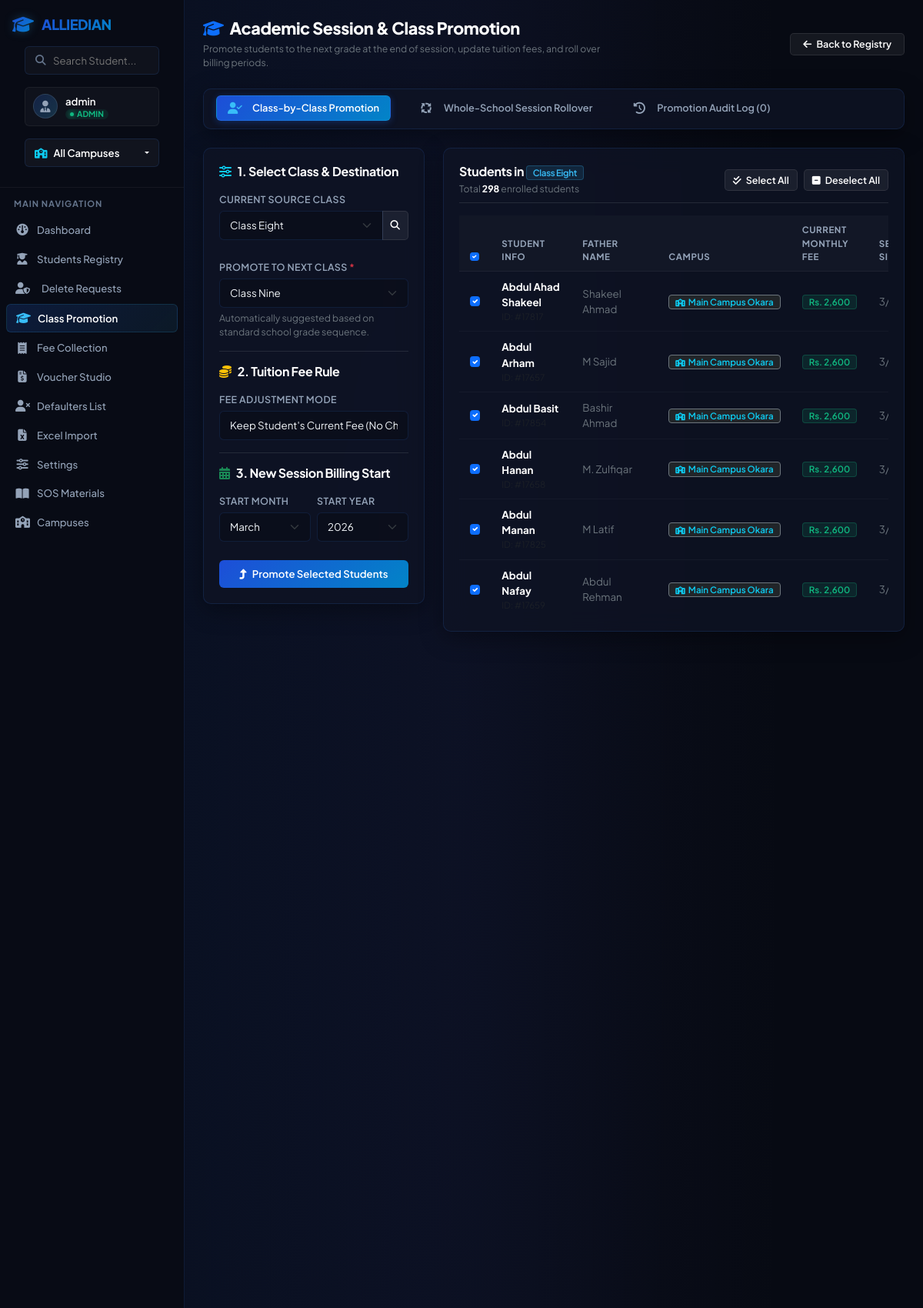
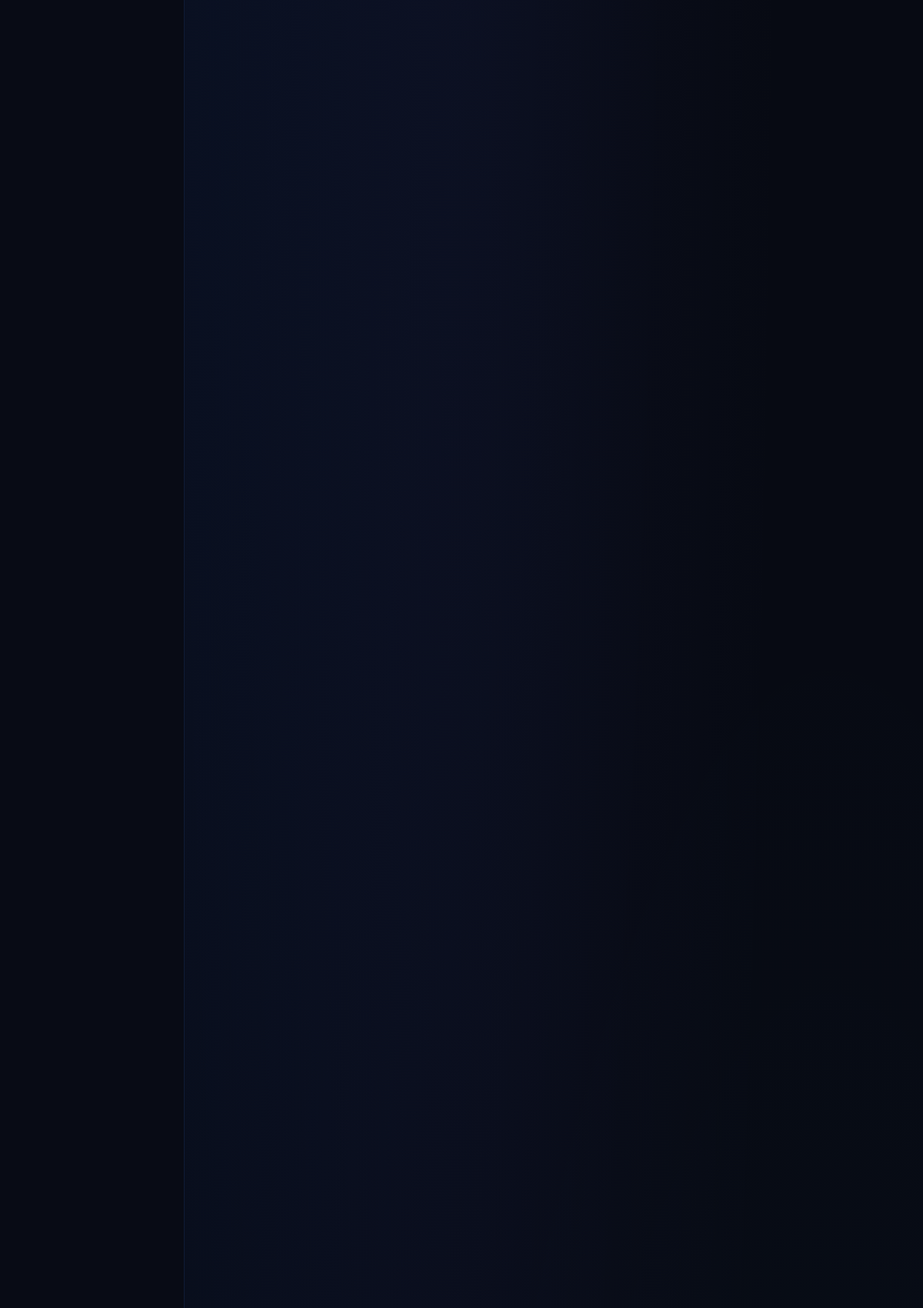
Screenshot of /students/promotion (signed in, upper part) with the database file from the repository (2 pictures, top to bottom).
### tables this page shows
CREATE TABLE students (
            id INTEGER PRIMARY KEY AUTOINCREMENT,
            name TEXT NOT NULL,
            father_name TEXT,
            class TEXT NOT NULL,
            monthly_fee REAL NOT NULL,
            start_month INTEGER DEFAULT 3,
            start_year INTEGER DEFAULT 2026
        , campus_id INTEGER REFERENCES campuses(id), annual_charges REAL DEFAULT 0, phone_number TEXT, opening_arrears REAL DEFAULT 0, status TEXT DEFAULT 'active');

CREATE TABLE campuses (
            id INTEGER PRIMARY KEY AUTOINCREMENT,
            name TEXT NOT NULL,
            code TEXT UNIQUE NOT NULL
        );

### app.py (the view, shortened to what this page needs)
@app.route('/students/promotion', methods=['GET', 'POST'])
@login_required
def students_promotion():
    active_campus_id = get_active_campus_id()
    conn = get_db_connection()
    conn.execute('''
        CREATE TABLE IF NOT EXISTS promotion_history (
            id INTEGER PRIMARY KEY AUTOINCREMENT,
            student_id INTEGER NOT NULL,
            student_name TEXT NOT NULL,
            from_class TEXT NOT NULL,
            to_class TEXT NOT NULL,
            previous_fee REAL NOT NULL,
            new_fee REAL NOT NULL,
            new_start_month INTEGER NOT NULL,
            new_start_year INTEGER NOT NULL,
            promoted_by_user TEXT NOT NULL,
            promoted_at TEXT NOT NULL,
            campus_id INTEGER REFERENCES campuses(id)
        )
    ''')
    db_classes_query = "SELECT DISTINCT class FROM students"
    db_classes_params = []
    if active_campus_id:
        db_classes_query += " WHERE campus_id = ?"
        db_classes_params = [active_campus_id]
    db_classes_query += " ORDER BY class"
    db_classes_rows = conn.execute(db_classes_query, db_classes_params).fetchall()
    existing_classes = [r['class'] for r in db_classes_rows if r['class']]
    all_classes = list(dict.fromkeys(STANDARD_CLASSES + existing_classes))
    source_class = request.args.get('source_class', '').strip()
    if not source_class and existing_classes:
        source_class = existing_classes[0]
    elif not source_class and all_classes:
        source_class = all_classes[0]
    suggested_target_class = CLASS_PROMOTION_MAP.get(source_class, 'One')
    students_in_class = []
    if source_class:
        s_query = "SELECT s.*, c.name as campus_name FROM students s LEFT JOIN campuses c ON s.campus_id = c.id WHERE s.class = ?"
        s_params = [source_class]
        if active_campus_id:
            s_query += " AND s.campus_id = ?"
            s_params.append(active_campus_id)
        s_query += " ORDER BY s.name"
        students_in_class = conn.execute(s_query, s_params).fetchall()
    h_query = "SELECT h.*, c.name as campus_name FROM promotion_history h LEFT JOIN campuses c ON h.campus_id = c.id"
    h_params = []
    if session.get('role') != 'admin':
        h_query += " WHERE h.campus_id = ?"
        h_params.append(session.get('campus_id'))
    elif active_campus_id:
        h_query += " WHERE h.campus_id = ?"
        h_params.append(active_campus_id)
    h_query += " ORDER BY h.id DESC LIMIT 40"
    promotion_history = conn.execute(h_query, h_params).fetchall()
    conn.close()
    current_year = datetime.now().year
    return render_template('promotion.html',
                           classes=all_classes,
                           source_class=source_class,
                           suggested_target_class=suggested_target_class,
                           students=students_in_class,
                           promotion_history=promotion_history,
                           months=MONTH_NUM_TO_NAME,
                           current_year=current_year,
                           class_map=CLASS_PROMOTION_MAP)

### app.py (called while the page is built)
def get_active_campus_id():
    if session.get('role') == 'admin':
        return session.get('selected_campus_id') # Can be None for "All Campuses"
    return session.get('campus_id')

def login_required(f):
    from functools import wraps
    @wraps(f)
    def decorated_function(*args, **kwargs):
        if 'logged_in' not in session:
            return redirect(url_for('login'))
        return f(*args, **kwargs)
    return decorated_function

### db.py (called while the page is built)
def get_database_url():
    url = os.environ.get('DATABASE_URL')
    if url:
        url = url.strip().strip("'\"")
        if url.startswith('postgres://'):
            url = url.replace('postgres://', 'postgresql://', 1)
    return url

def get_db_connection():
    db_url = get_database_url()
    if db_url:
        import psycopg2
        conn = psycopg2.connect(db_url)
        return PgConnectionWrapper(conn)
    else:
        conn = sqlite3.connect(SQLITE_DB_PATH)
        conn.row_factory = sqlite3.Row
        conn.execute("PRAGMA foreign_keys = ON")
        return conn

### templates/promotion.html (shortened to what this page needs)
{% extends 'base.html' %}
{% block content %}
<div class="row align-items-center mb-4">
    <div class="col-md-7">
        <h1 class="page-title mb-1"><i class="fa-solid fa-graduation-cap text-primary me-2"></i>Academic Session & Class Promotion</h1>
        <p class="text-secondary small mb-0">Promote students to the next grade at the end of session, update tuition fees, and roll over billing periods.</p>
    </div>
    <div class="col-md-5 text-md-end mt-3 mt-md-0">
        <a href="{{ url_for('students_view') }}" class="btn btn-secondary btn-sm px-3">
            <i class="fa-solid fa-arrow-left me-1"></i> Back to Registry
        </a>
    </div>
</div>
<div class="glass-panel mb-4 p-2">
    <ul class="nav nav-pills custom-nav-pills" id="promotionTabs" role="tablist">
        <li class="nav-item" role="presentation">
            <button class="nav-link active" id="class-wise-tab" data-bs-toggle="pill" data-bs-target="#class-wise-pane" type="button" role="tab">
                <i class="fa-solid fa-user-check me-1"></i> Class-by-Class Promotion
            </button>
        </li>
        <li class="nav-item" role="presentation">
            <button class="nav-link" id="batch-tab" data-bs-toggle="pill" data-bs-target="#batch-pane" type="button" role="tab">
                <i class="fa-solid fa-arrows-spin me-1"></i> Whole-School Session Rollover
            </button>
        </li>
        <li class="nav-item" role="presentation">
            <button class="nav-link" id="history-tab" data-bs-toggle="pill" data-bs-target="#history-pane" type="button" role="tab">
                <i class="fa-solid fa-clock-rotate-left me-1"></i> Promotion Audit Log ({{ promotion_history|length }})
            </button>
        </li>
    </ul>
</div>
<div class="tab-content" id="promotionTabsContent">
    <div class="tab-pane fade show active" id="class-wise-pane" role="tabpanel">
        <div class="row g-4">
            <div class="col-lg-4">
                <div class="glass-panel mb-4">
                    <h5 class="text-white mb-3 fs-6 fw-bold"><i class="fa-solid fa-sliders text-info me-2"></i>1. Select Class & Destination</h5>
                    <form method="GET" action="{{ url_for('students_promotion') }}" class="mb-4">
                        <label class="form-label">Current Source Class</label>
                        <div class="input-group">
                            <select class="form-select" name="source_class" onchange="this.form.submit()">
                                {% for c in classes %}
                                <option value="{{ c }}" {% if source_class == c %}selected{% endif %}>Class {{ c }}</option>
                                {% endfor %}
                            </select>
                            <button type="submit" class="btn btn-secondary btn-sm"><i class="fa-solid fa-magnifying-glass"></i></button>
                        </div>
                    </form>
                    <form method="POST" action="{{ url_for('students_promotion') }}" id="promoteForm">
                        <div class="mb-3">
                            <label for="target_class" class="form-label">Promote To Next Class <span class="text-danger">*</span></label>
                            <select class="form-select" id="target_class" name="target_class" required>
                                {% for c in classes %}
                                <option value="{{ c }}" {% if suggested_target_class == c %}selected{% endif %}>Class {{ c }}</option>
                                {% endfor %}
                            </select>
                            <div class="form-text text-secondary small">Automatically suggested based on standard school grade sequence.</div>
                        </div>
                        <hr class="border-secondary opacity-25 my-3">
                        <h5 class="text-white mb-3 fs-6 fw-bold"><i class="fa-solid fa-coins text-warning me-2"></i>2. Tuition Fee Rule</h5>
                        <div class="mb-3">
                            <label class="form-label">Fee Adjustment Mode</label>
                            <select class="form-select" id="fee_mode" name="fee_mode" onchange="handleFeeModeChange()">
                                <option value="keep" selected>Keep Student's Current Fee (No Change)</option>
                            </select>
                        </div>
                        <hr class="border-secondary opacity-25 my-3">
                        <h5 class="text-white mb-3 fs-6 fw-bold"><i class="fa-solid fa-calendar-days text-success me-2"></i>3. New Session Billing Start</h5>
                        <div class="row g-2 mb-4">
                            <div class="col-6">
                                <label for="new_start_month" class="form-label">Start Month</label>
                                <select class="form-select" id="new_start_month" name="new_start_month">
                                    {% for val, name in months.items() %}
                                    <option value="{{ val }}" {% if val == 3 %}selected{% endif %}>{{ name }}</option>
                                    {% endfor %}
                                </select>
                            </div>
                            <div class="col-6">
                                <label for="new_start_year" class="form-label">Start Year</label>
                                <select class="form-select" id="new_start_year" name="new_start_year">
                                    {% for y in range(current_year, current_year + 3) %}
                                    <option value="{{ y }}" {% if y == current_year %}selected{% endif %}>{{ y }}</option>
                                    {% endfor %}
                                </select>
                            </div>
                        </div>
                        <button type="submit" class="btn btn-primary w-100 py-2" id="submitPromoteBtn" onclick="return confirm('Confirm Class Promotion: Promote all checked students to the target class?');">
                            <i class="fa-solid fa-turn-up me-1"></i> Promote Selected Students
                        </button>
                    </form>
                </div>
            </div>
            <div class="col-lg-8">
                <div class="glass-panel">
                    <div class="d-flex justify-content-between align-items-center flex-wrap gap-2 mb-3 pb-2 border-bottom border-secondary border-opacity-25">
                        <div>
                            <h5 class="text-white mb-0 fs-6 fw-bold">
                                Students in <span class="badge badge-class">Class {{ source_class }}</span>
                            </h5>
                            <span class="text-secondary small">Total <strong class="text-white">{{ students|length }}</strong> enrolled students</span>
                        </div>
                        <div class="d-flex gap-2">
                            <button type="button" class="btn btn-secondary btn-sm" onclick="toggleAllStudents(true)">
                                <i class="fa-solid fa-check-double me-1"></i> Select All
                            </button>
                            <button type="button" class="btn btn-secondary btn-sm" onclick="toggleAllStudents(false)">
                                <i class="fa-solid fa-square-minus me-1"></i> Deselect All
                            </button>
                        </div>
                    </div>
                    {% if students %}
                    <div class="table-responsive" style="max-height: 520px; overflow-y: auto;">
                        <table class="table table-custom">
                            <thead class="sticky-top" style="background: #0d1222;">
                                <tr>
                                    <th style="width: 40px;">
                                        <input class="form-check-input" type="checkbox" id="masterCheckbox" checked onchange="toggleAllStudents(this.checked)">
                                    </th>
                                    <th>Student Info</th>
                                    <th>Father Name</th>
                                    {% if session.role == 'admin' and not active_campus_id %}
                                    <th>Campus</th>
                                    {% endif %}
                                    <th>Current Monthly Fee</th>
                                    <th>Session Since</th>
                                </tr>
                            </thead>
                            <tbody>
                                {% for s in students %}
                                <tr>
                                    <td>
                                        <input class="form-check-input student-chk" type="checkbox" name="student_ids" value="{{ s.id }}" form="promoteForm" checked>
                                    </td>
                                    <td>
                                        <div class="d-flex flex-column">
                                            <span class="fw-bold text-white">{{ s.name }}</span>
                                            <span class="text-muted" style="font-size: 0.72rem;">ID: #{{ s.id }}</span>
                                        </div>
                                    </td>
                                    <td class="text-secondary">{{ s.father_name or '—' }}</td>
                                    {% if session.role == 'admin' and not active_campus_id %}
                                    <td>
                                        <span class="badge bg-dark border border-secondary text-info">
                                            <i class="fa-solid fa-school me-1" style="font-size: 10px;"></i>{{ s.campus_name }}
                                        </span>
                                    </td>
                                    {% endif %}
                                    <td><span class="badge badge-amount">Rs. {{ "{:,.0f}".format(s.monthly_fee) }}</span></td>
                                    <td class="text-secondary small">{{ s.start_month }}/{{ s.start_year }}</td>
                                </tr>
                                {% endfor %}
                            </tbody>
                        </table>
                    </div>
                    {% else %}
                    <div class="text-center py-5 text-secondary">
                        <i class="fa-solid fa-users-slash fs-2 mb-3 text-muted d-block"></i>
                        No students currently enrolled in <strong>Class {{ source_class }}</strong>.
                    </div>
                    {% endif %}
                </div>
            </div>
        </div>
    </div>
</div>
{% endblock %}

### rows the page displays
students: name "Abdul Ahad Shakeel", father_name "Shakeel Ahmad", campus_name "Main Campus Okara", monthly_fee "2,600", start_month "3"
students: name "Abdul Arham", father_name "M Sajid", campus_name "Main Campus Okara", monthly_fee "2,600", start_month "3"
students: name "Abdul Basit", father_name "Bashir Ahmad", campus_name "Main Campus Okara", monthly_fee "2,600", start_month "3"
students: name "Abdul Hanan", father_name "M. Zulfiqar", campus_name "Main Campus Okara", monthly_fee "2,600", start_month "3"
students: name "Abdul Manan", father_name "M Latif", campus_name "Main Campus Okara", monthly_fee "2,600", start_month "3"
students: name "Abdul Nafay", father_name "Abdul Rehman", campus_name "Main Campus Okara", monthly_fee "2,600", start_month "3"

### other values shown
{{ session.username }} "admin"
{{ session.role|upper }} "ADMIN"
{{ active_campus_name }} "All Campuses"
{{ promotion_history|length }} "0"
{{ source_class }} "Eight"
{{ students|length }} "298"
form field new_start_month "March"
form field new_start_year "2026"
